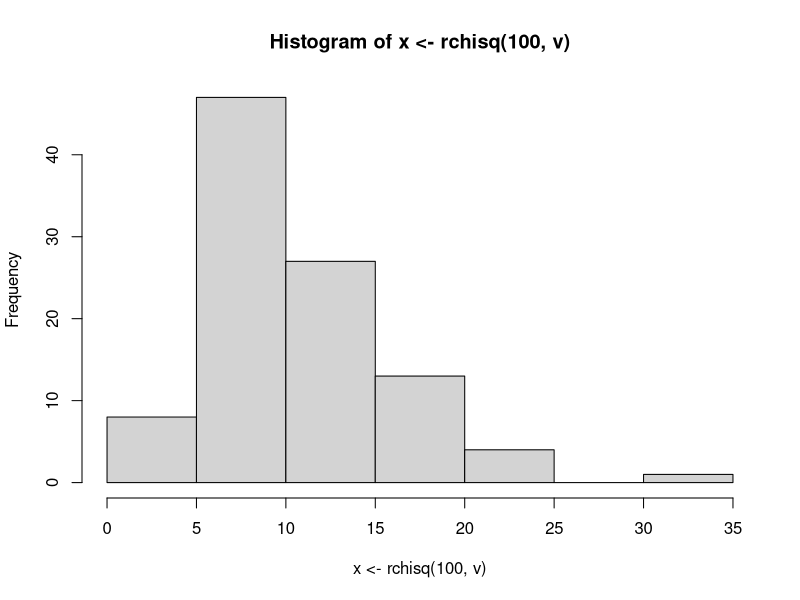

The R script that drew this image:
# bagiana a
x = 2
v = 10
dchisq(x, v)

# bagian b
hist(x <- rchisq(100,v))

# bagian c
#mean
v
#variance
2*v 
